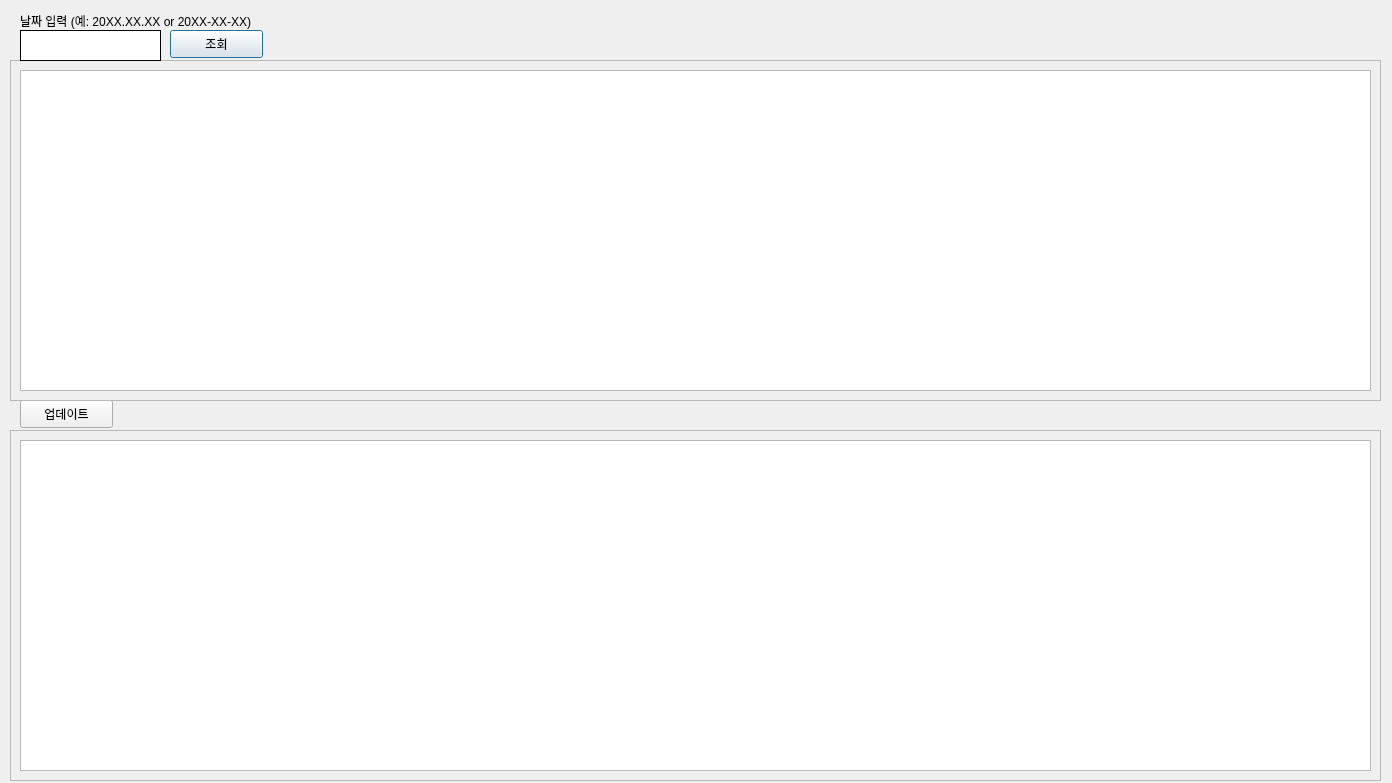
<?xml version="1.0" encoding="UTF-8"?>
<ui version="4.0">
 <class>Dialog</class>
 <widget class="QDialog" name="Dialog">
  <property name="enabled">
   <bool>true</bool>
  </property>
  <property name="geometry">
   <rect>
    <x>0</x>
    <y>0</y>
    <width>1392</width>
    <height>783</height>
   </rect>
  </property>
  <property name="minimumSize">
   <size>
    <width>1392</width>
    <height>783</height>
   </size>
  </property>
  <property name="maximumSize">
   <size>
    <width>1392</width>
    <height>783</height>
   </size>
  </property>
  <property name="windowTitle">
   <string>Dialog</string>
  </property>
  <widget class="QLabel" name="label">
   <property name="geometry">
    <rect>
     <x>20</x>
     <y>10</y>
     <width>321</width>
     <height>21</height>
    </rect>
   </property>
   <property name="text">
    <string>날짜 입력 (예: 20XX.XX.XX or 20XX-XX-XX)</string>
   </property>
  </widget>
  <widget class="QPushButton" name="pushButton">
   <property name="geometry">
    <rect>
     <x>170</x>
     <y>30</y>
     <width>93</width>
     <height>28</height>
    </rect>
   </property>
   <property name="text">
    <string>조회</string>
   </property>
  </widget>
  <widget class="QPushButton" name="pushButton_2">
   <property name="geometry">
    <rect>
     <x>20</x>
     <y>400</y>
     <width>93</width>
     <height>28</height>
    </rect>
   </property>
   <property name="text">
    <string>업데이트</string>
   </property>
  </widget>
  <widget class="QFrame" name="frame">
   <property name="geometry">
    <rect>
     <x>10</x>
     <y>60</y>
     <width>1371</width>
     <height>341</height>
    </rect>
   </property>
   <property name="minimumSize">
    <size>
     <width>1371</width>
     <height>341</height>
    </size>
   </property>
   <property name="maximumSize">
    <size>
     <width>1371</width>
     <height>341</height>
    </size>
   </property>
   <property name="frameShape">
    <enum>QFrame::StyledPanel</enum>
   </property>
   <property name="frameShadow">
    <enum>QFrame::Raised</enum>
   </property>
   <widget class="QTreeView" name="treeView">
    <property name="enabled">
     <bool>true</bool>
    </property>
    <property name="geometry">
     <rect>
      <x>10</x>
      <y>10</y>
      <width>1351</width>
      <height>321</height>
     </rect>
    </property>
    <property name="minimumSize">
     <size>
      <width>1351</width>
      <height>321</height>
     </size>
    </property>
    <property name="maximumSize">
     <size>
      <width>1351</width>
      <height>321</height>
     </size>
    </property>
    <attribute name="headerVisible">
     <bool>true</bool>
    </attribute>
    <attribute name="headerStretchLastSection">
     <bool>false</bool>
    </attribute>
   </widget>
  </widget>
  <widget class="QFrame" name="frame_2">
   <property name="geometry">
    <rect>
     <x>10</x>
     <y>430</y>
     <width>1371</width>
     <height>351</height>
    </rect>
   </property>
   <property name="minimumSize">
    <size>
     <width>1371</width>
     <height>351</height>
    </size>
   </property>
   <property name="maximumSize">
    <size>
     <width>1371</width>
     <height>351</height>
    </size>
   </property>
   <property name="frameShape">
    <enum>QFrame::StyledPanel</enum>
   </property>
   <property name="frameShadow">
    <enum>QFrame::Raised</enum>
   </property>
   <widget class="QTreeView" name="treeView_2">
    <property name="geometry">
     <rect>
      <x>10</x>
      <y>10</y>
      <width>1351</width>
      <height>331</height>
     </rect>
    </property>
    <property name="minimumSize">
     <size>
      <width>1351</width>
      <height>331</height>
     </size>
    </property>
    <property name="maximumSize">
     <size>
      <width>1351</width>
      <height>331</height>
     </size>
    </property>
   </widget>
  </widget>
  <widget class="QTextEdit" name="textEdit">
   <property name="geometry">
    <rect>
     <x>20</x>
     <y>30</y>
     <width>141</width>
     <height>31</height>
    </rect>
   </property>
   <property name="frameShape">
    <enum>QFrame::Box</enum>
   </property>
   <property name="frameShadow">
    <enum>QFrame::Plain</enum>
   </property>
   <property name="verticalScrollBarPolicy">
    <enum>Qt::ScrollBarAlwaysOff</enum>
   </property>
   <property name="horizontalScrollBarPolicy">
    <enum>Qt::ScrollBarAlwaysOff</enum>
   </property>
  </widget>
 </widget>
 <resources/>
 <connections/>
</ui>
